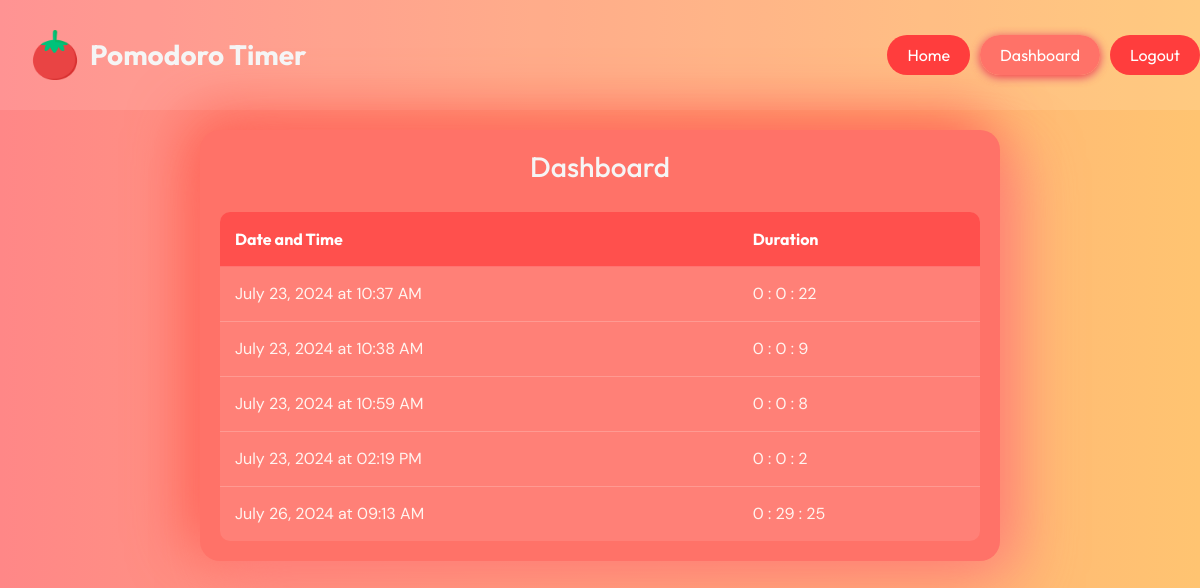
/dashboard (signed in), run on the app's committed database.
### helper.py (models this page shows)
class FocusSession(Base):
    __tablename__ = "focus_sessions"
    id = Column(Integer, primary_key=True)
    user_id = Column(Integer, ForeignKey('users.id'))
    start_time = Column(DateTime, nullable=False)
    duration = Column(Integer, nullable=False)
    user = relationship("User", back_populates="focus_sessions")

### app.py (the view)
@app.route("/dashboard", methods=["GET"])
@login_required
def dashboard():
    db_session = Session()
    user_data_table = (
        db_session.query(FocusSession).filter_by(user_id=session["user_id"]).all()
    )
    return render_template("dashboard.html", user_data_table=user_data_table)

### app.py (called while the page is built)
def login_required(f):
    @wraps(f)
    def decorated_function(*args, **kwargs):
        if session.get("user_id") is None:
            return redirect(
                url_for("login", message="Please log in to access this page")
            )
        return f(*args, **kwargs)
    return decorated_function

### templates/dashboard.html
{% extends "layout.html" %} {% block title%}Home{% endblock %} {% block body %}
<div id="dashboard_container">
    <div id="dashboard_header">
        <h3>Dashboard</h3>
    </div>
    <div id="dashboard_table">
        <table>
            <thead>
                <tr>
                    <th>Date and Time</th>
                    <th>Duration</th>
                </tr>
            </thead>
            <tbody>
                {% for user_data in user_data_table %}
                <tr>
                    <td>{{ user_data.start_time.strftime('%B %d, %Y at %I:%M %p') }}</td>
                    <td>{{ '%d : %d : %d' % (user_data.duration // 3600, (user_data.duration // 60) % 60, user_data.duration % 60) }}</td>
                </tr>
                {% endfor %}
            </tbody>
        </table>
    </div>
</div>
{% endblock %}

### templates/layout.html (shortened to what this page needs)
<!DOCTYPE html>
<html lang="en">
<head>
    <link rel="stylesheet" href="{{ url_for('static', filename='CSS/main.css') }}" />
    <link rel="stylesheet" href="https://cdn.jsdelivr.net/npm/bootstrap@4.3.1/dist/css/bootstrap.min.css"
 />
</head>
<body>
    <div id="navbar_container">
        <div id="header">
            <a href="{{ url_for('index') }}">
                <div id="box">
                    <img src="{{ url_for('static', filename='Images/tomato2.png') }}" alt="Pomodoro Timer" />
                    <h3>Pomodoro Timer</h3>
                </div>
            </a>
        </div>
        <div id="list_container">
            <ul id="navbar_list">
                 {% if session["user_id"] %}
                <li class="{% if request.endpoint == 'index' %}active{% endif %}">
                    <a href="{{ url_for('index') }}">Home</a>
                </li>
                <li class="{% if request.endpoint == 'dashboard' %}active{% endif %}">
                    <a href="{{ url_for('dashboard') }}">Dashboard</a>
                </li>
                <li class="{% if request.endpoint == 'logout' %}active{% endif %}">
                    <a href="{{ url_for('logout') }}">Logout</a>
                </li>
                {% endif %}
            </ul>
        </div>
    </div>
    {% block body %}{% endblock %}
</body>
</html>

### static/CSS/main.css (style rules this page uses)
body, html { height: 100%; margin: 0; padding: 0; background: rgb(255, 135, 135); background: linear-gradient(90deg, rgba(255, 135, 135, 1) 0%, rgba(255, 196, 113, 1) 100%); font-family: "DM Sans", sans-serif; }
#header { display: flex; justify-content: left; align-items: center; margin: 20px; }
#header img { width: 50px; height: auto; margin: 10px; float: left; transition: all 0.3s ease; }
#header h3 { font-family: "Outfit", sans-serif; font-weight: 700; color: whitesmoke; margin-top: 20px; float: left; text-align: center; transition: transform 0.2s ease; }
#navbar_container { display: flex; justify-content: space-between; align-items: center; background-color: rgba(255, 255, 255, 0.1); }
#header { display: flex; align-items: center; }
#header #box { display: flex; align-items: center; }
#header img { width: 50px; height: auto; margin-right: 10px; transition: all 0.3s ease; }
#header h3 { font-family: "Outfit", sans-serif; font-weight: 700; color: whitesmoke; margin: 0; transition: transform 0.2s ease; }
#list_container { display: flex; align-items: center; }
#navbar_list { display: flex; list-style-type: none; margin: 0; padding: 0; }
#navbar_list li { margin-left: 10px; }
#navbar_list li a { font-family: "Outfit", sans-serif; font-weight: 400; text-decoration: none; color: white; padding: 10px 20px; background-color: #ff3d3d; border-radius: 50px; transition: all 0.3s ease; }
#navbar_list li.active a { background-color: #ff7268; box-shadow: 0px 2px 10px #ff3d3d, 0px 2px 10px #dcb1ad; }
#dashboard_container { display: flex; flex-direction: column; align-items: center; margin: 20px auto; width: 80%; max-width: 800px; padding: 20px; color: #fff5f1; border-radius: 20px; background: #ff7268; box-shadow: 20px 20px 60px #ff8484bd, -10px -10px 60px #ff5748; transition: all 0.3s ease; }
#dashboard_header { font-family: "Outfit", sans-serif; font-weight: 700; font-size: 32px; color: whitesmoke; margin-bottom: 20px; }
#dashboard_table { font-family: "DM Sans", sans-serif; width: 100%; border-radius: 10px; overflow: hidden; background-color: rgba(255, 255, 255, 0.1); }
#dashboard_table table { width: 100%; border-collapse: separate; border-spacing: 0; }
#dashboard_table table th, #dashboard_table table td { padding: 15px; text-align: left; border-bottom: 1px solid rgba(255, 255, 255, 0.2); }
#dashboard_table table th { background-color: rgba(255, 61, 61, 0.7); font-family: "Outfit", sans-serif; font-weight: 700; color: white; }
#dashboard_table table tr:last-child td { border-bottom: none; }

### data on the page
FocusSession: start_time "July 23, 2024 at 10:37 AM", duration "0 : 0 : 22"
FocusSession: start_time "July 23, 2024 at 10:38 AM", duration "0 : 0 : 9"
FocusSession: start_time "July 23, 2024 at 10:59 AM", duration "0 : 0 : 8"
FocusSession: start_time "July 23, 2024 at 02:19 PM", duration "0 : 0 : 2"
FocusSession: start_time "July 26, 2024 at 09:13 AM", duration "0 : 29 : 25"
